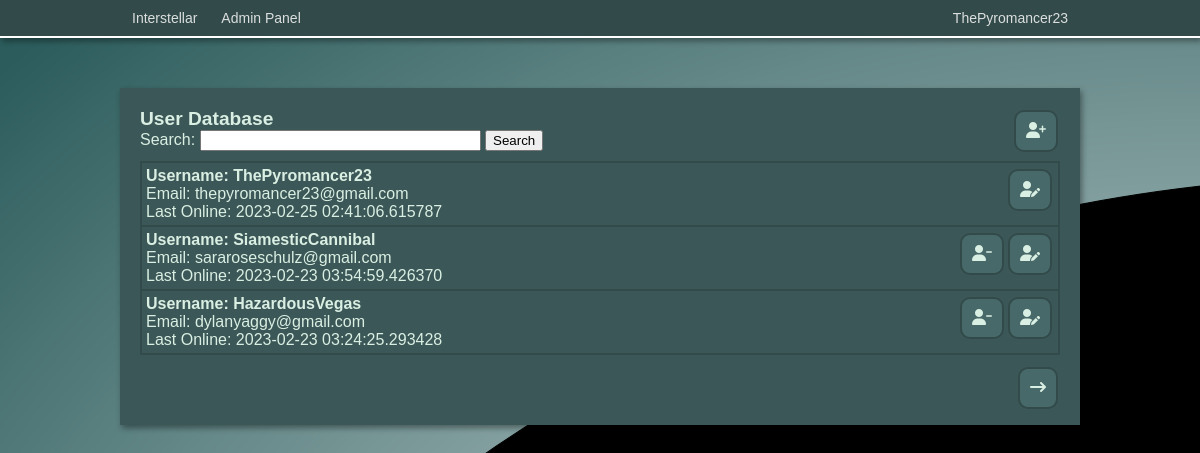
The app's page /admin/users/1 (signed in), older data.
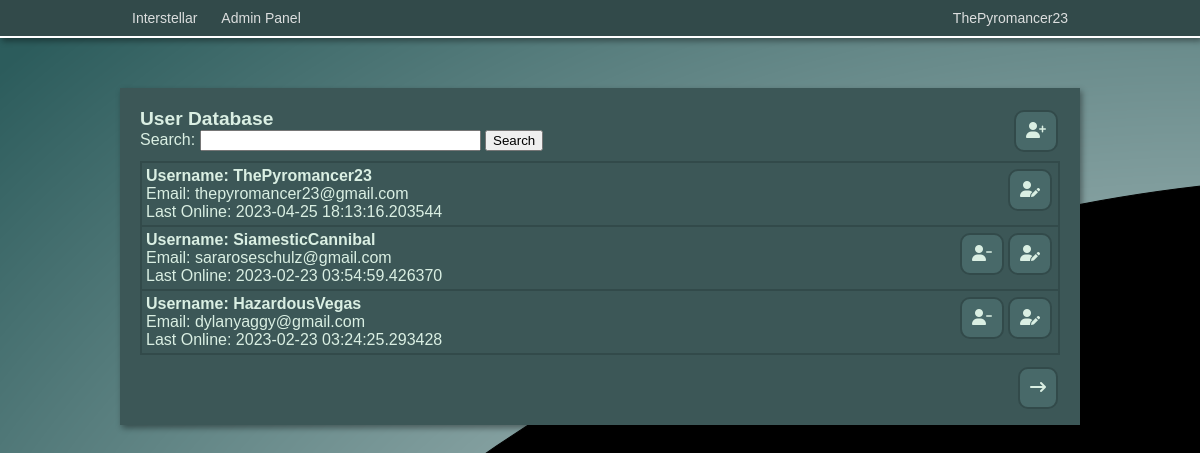
The same page, newer data.
### app/models.py (models this page shows, shortened)
class User(UserMixin, db.Model):
    id = db.Column(db.Integer, primary_key=True)
    username = db.Column(db.String(64), index=True, unique=True)
    email = db.Column(db.String(120), index=True, unique=True)
    password_hash = db.Column(db.String(128))
    privilege_level = db.Column(db.Integer, default=1)
    last_online = db.Column(db.DateTime, default=datetime.utcnow)
    created_storylets = db.relationship('Storylet', backref='author', lazy='dynamic')
    current_hand = db.relationship('Hand', backref='user', lazy='dynamic')

### app/admin/routes.py (the view)
@bp.route('/users/<pagenum>', methods=['GET', 'POST'])
@login_required
def users(pagenum):
    if current_user.privilege_level > 1:
        form = SearchForm()
        result = False
        search = request.args.get('search', None, type=str)
        if form.q.data != None:
            query = form.q.data
            users = db.session.query(User).filter(User.username.ilike("%"+query+"%")).all()
            result = True
        elif search != None:
            users = db.session.query(User).filter(User.username.ilike("%"+search+"%")).all()
            result = True
            form.q.data = search
        else:
            users = db.session.query(User).order_by(User.last_online.desc()).all()
        if len(users) <= (int(pagenum)-1) * 20:
            return redirect(url_for('admin.users', pagenum=int(pagenum)-1, search=search))
        if len(users) == 0:
            flash("No search results found.")
            return redirect(url_for('admin.users', pagenum=1))
        return render_template('users.html', listing=PageResult(users, int(pagenum)), form=form, result=result, query=form.q.data)
    else:
        return redirect(url_for('index'))

### app/admin/forms.py
class SearchForm(FlaskForm):
    q= StringField('Search:')
    submit = SubmitField('Search')

### app/admin/classes.py (called while the page is built)
    def __iter__(self):
        for i in self.full_listing[self.page-1]:
            yield i

    def __repr__(self):
        return url_for('admin.users', pagenum=self.page+1)

### app/models.py (called while the page is built)
@login.user_loader
def load_user(id):
    return User.query.get(int(id))

### app/routes.py (called while the page is built)
@app.before_request
def before_request():
    if current_user.is_authenticated:
        current_user.last_online = datetime.utcnow()
        db.session.commit()

### app/admin/templates/users.html (shortened to what this page needs)
<!DOCTYPE html>
<html>
<head>
    <link rel="stylesheet" href="{{ url_for('admin.static', filename='css/admin.css') }}">
</head>
<body>
{% include 'navbar.html' %}
<div class="pageblock"></div>
<div style="width: 960px; margin: auto;">
    <div style="padding: 20px;" class="game boxshadow">
        <a class="adm-btn-link" href="{{ url_for('admin.create_user') }}"><div><i class="fa-solid fa-user-plus"></i></div></a>
        <h2>User Database</h2>
        <form action="" method="post">
            <p>{{ form.q.label }} {{ form.q(size=32) }} {{ form.submit() }}</p>
        </form>
        <div id="userdb" style="display: relative;">
            {% for user in listing %}
            <div class="user-container">
                <a class="adm-btn-link" href="{{ url_for('admin.edit_user', id=user.id) }}"><div><i class="fa-solid fa-user-pen"></i></div></a>
                {% if user.id != 1 %}<a class="adm-btn-link confirmation" href="{{ url_for('admin.delete_user', id=user.id) }}"><div><i class="fa-solid fa-user-minus"></i></div></a>{% endif %}
                <p style="font-weight: bold; font-size: 16px;">Username: {{ user.username}}</p>
                <p>Email: {{ user.email }}</p>
                <p>Last Online: {{ user.last_online}}</p>
            </div>
            {% endfor %}
        </div>
        <div style="margin-top: 10px; margin-bottom: 50px;" class="pagination">
            {% if result %}
                {% if listing.page != 1 %}
                <a class="adm-btn-link" style="float: left;" href="{{ url_for('admin.users', pagenum=listing.page-1, search=query) }}"><div><i class="fa-solid fa-arrow-left-long"></i></div></a>
                {% endif %}
                <a class="adm-btn-link" style="float: right;" href="{{ url_for('admin.users', pagenum=listing.page+1, search=query) }}"><div><i class="fa-solid fa-arrow-right-long"></i></div></a>
            {% else %}
                <a class="adm-btn-link" style="float: right;" href="{{ listing }}"><div><i class="fa-solid fa-arrow-right-long"></i></div></a>
            {% endif %}
        </div>
    </div>
</div>
</body>
</html>

### app/templates/navbar.html (shortened to what this page needs)
<div class="navbar boxshadow">
    <div class="navbar-inner">
        <a class="nav-link" href="{{ url_for('index') }}">Interstellar</a>
        {% if current_user.is_authenticated %}
            <div class="dropdown-container">
                <div class="ddbtn nav-link">{{current_user.username}}</div>
                </div>
            </div>
            {% if current_user.privilege_level > 1 %}
            <div style="float: left;" class="dropdown-container">
                <a href="{{ url_for('admin.admin') }}"><div class="ddbtn nav-link">Admin Panel</div></a>
                </div>
            </div>
            {% endif %}
        {% endif %}

Row changes from the older to the newer data that the page shows:
changed User "ThePyromancer23": last_online "2023-02-25 02:41:06.615787" → "2023-04-25 18:13:16.203544"
